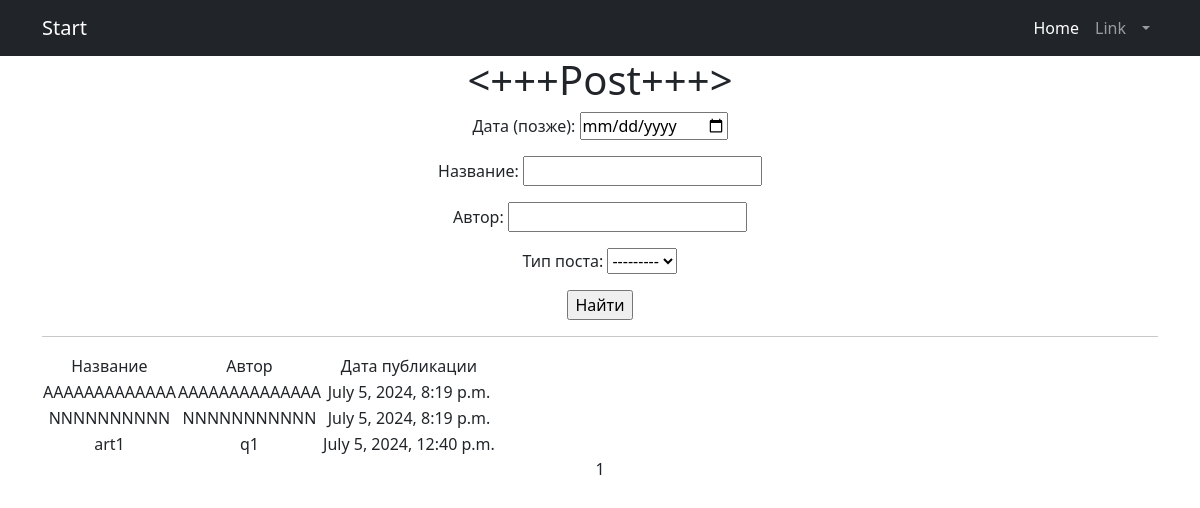
Before: /protect/news_search/ (signed in) with the older database file.
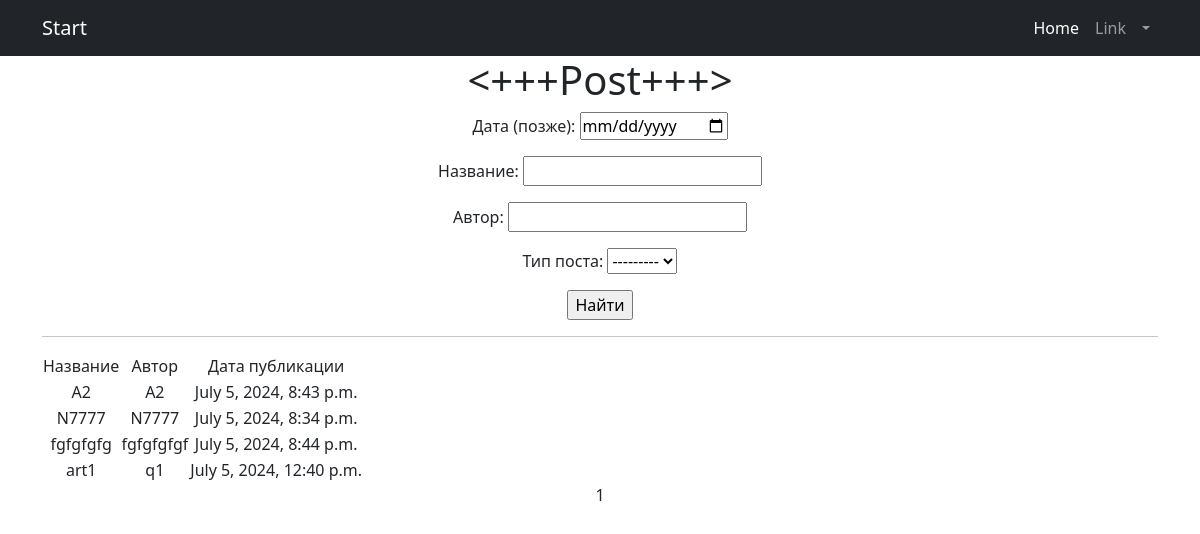
After: the same page with the newer database file.
### news/models.py (models this page shows, shortened)
class Post(models.Model):
    author = models.ForeignKey('Author', on_delete=models.CASCADE)
    POST_TYPES = (
        ('article', 'Article'),
        ('news', 'News'),
    )
    post_type = models.CharField(max_length=10, choices=POST_TYPES)
    created_at = models.DateTimeField(auto_now_add=True)
    categories = models.ManyToManyField('Category', through='PostCategory')
    title = models.CharField(max_length=255)
    content = models.TextField()
    rating = models.IntegerField(default=0)
    authorname = models.CharField(max_length=255)
    category = models.ForeignKey('Category', on_delete=models.CASCADE, related_name='post_related')

### news/views.py (the view)
# urls.py: path('news_search/', views.PostsListView.as_view(), name='news_search'),
class PostsListView(LoginRequiredMixin, ListView):
    model = Post
    ordering = 'authorname', 'created_at'
    template_name = 'news_search.html'
    context_object_name = 'posts'
    paginate_by = 10
    def get_queryset(self):
        queryset = super().get_queryset()
        self.filterset = PostFilter(self.request.GET, queryset)
        return self.filterset.qs
    def get_context_data(self, **kwargs):
        context = super().get_context_data(**kwargs)
        context['filterset'] = self.filterset
        return context

### news/templates/news_search.html (shortened to what this page needs)
{% extends 'flatpages/default.html' %}
{% load censor %}
{% load custom_tags %}
{% block content %}
<h1><+++Post+++></h1>
<form action="" method="get">
       {{ filterset.form.as_p }}
       <input type="submit" value="Найти" />
</form>
   <hr>
   {% if posts %}
       <table>
           <tr>
               <td>Название</td>
               <td>Автор</td>
               <td>Дата публикации</td>
           </tr>
           {% for  post in posts %}
           <tr>
               <td>{{ post.title }}</td>
               <td>{{ post.authorname }}</td>
               <td>{{ post.created_at }}</td>
           </tr>
           {% endfor %}
       </table>
   {% else %}
       <h2>Новостей нет!</h2>
   {% endif %}
   {{ page_obj.number }}
{% endblock content %}

Changed rows visible on the page:
removed Post: title "AAAAAAAAAAAAA", authorname "AAAAAAAAAAAAAA", created_at "July 5, 2024, 8:19 p.m."
removed Post: title "NNNNNNNNNN", authorname "NNNNNNNNNNN", created_at "July 5, 2024, 8:19 p.m."
added Post: title "A2", authorname "A2", created_at "July 5, 2024, 8:43 p.m."
added Post: title "N7777", authorname "N7777", created_at "July 5, 2024, 8:34 p.m."
added Post: title "fgfgfgfg", authorname "fgfgfgfgf", created_at "July 5, 2024, 8:44 p.m."
